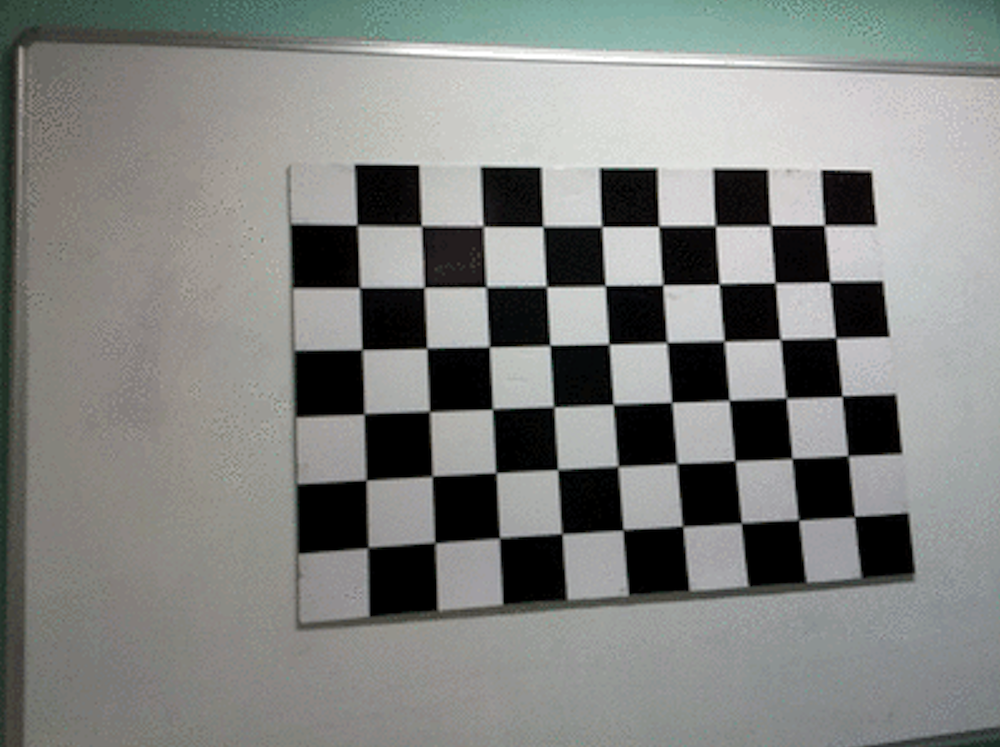
#> input picture tools/data_dirold/img03.png, 1000 x 747 px; its folder holds 4 pictures in this run
$ python cal_cam_intrinsics.py
#> lines starting #> are read from the running program, lines starting #| are printed output that depends on the picture
#!/usr/bin/env python

import cv2
import numpy as np
import os
import glob

# Defining the dimensions of checkerboard
CHECKERBOARD = (6, 9)
criteria = (cv2.TERM_CRITERIA_EPS + cv2.TERM_CRITERIA_MAX_ITER, 30, 0.001)

# Creating vector to store vectors of 3D points for each checkerboard image
objpoints = []
# Creating vector to store vectors of 2D points for each checkerboard image
imgpoints = []

# Defining the world coordinates for 3D points
objp = np.zeros((1, CHECKERBOARD[0] * CHECKERBOARD[1], 3), np.float32)
objp[0, :, :2] = np.mgrid[0:CHECKERBOARD[0],
                          0:CHECKERBOARD[1]].T.reshape(-1, 2)
prev_img_shape = None

# Setup data collection
cv2.namedWindow("Camera")
img_counter = 1

# Get file path to data direcotry and create the directory if it doesn't already exist
cal_cam_data = os.path.join(os.path.dirname(
    os.path.abspath(__file__)), './cal_cam_data/')
if not os.path.exists(cal_cam_data):
  os.makedirs(cal_cam_data)


# Extracting path of individual image stored in a given directory
images = glob.glob('data_dirold/*.png')
for fname in images[2:4]:
  img = cv2.imread(fname)
#> img is the input picture: shape (747, 1000, 3); mean B, G, R 127.7, 130.3, 128.4
  gray = cv2.cvtColor(img, cv2.COLOR_BGR2GRAY)
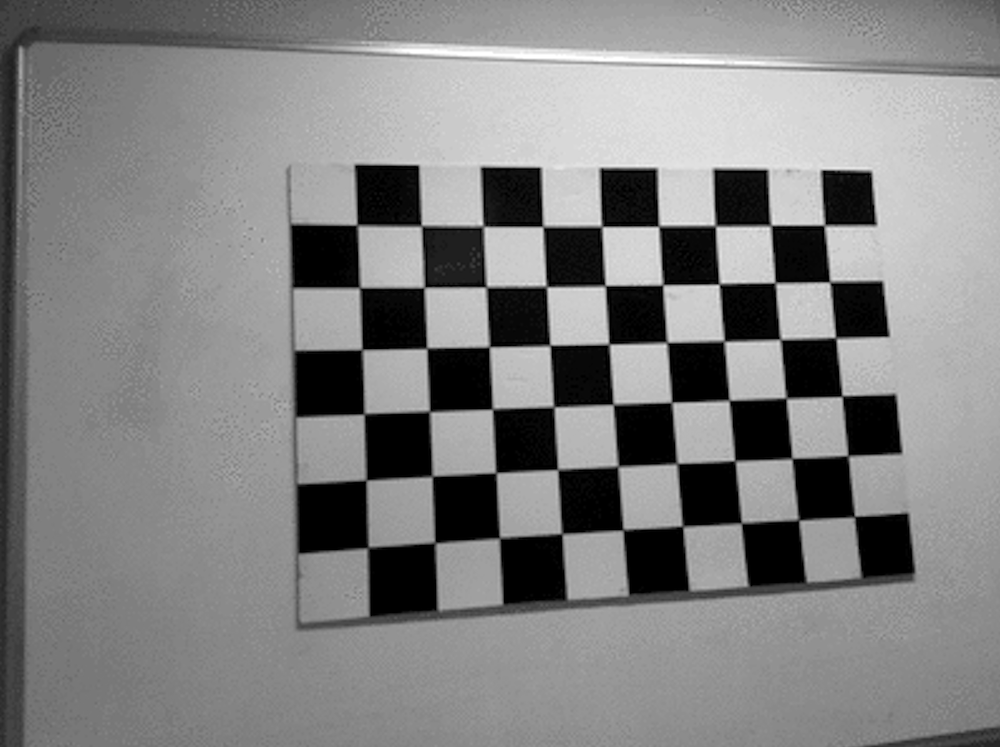
#> gray: shape (747, 1000); min 0, max 255, mean 129.5
  cv2.imshow('Camera', img)
  print("\nTo take picture, click on video and press 'SPACE' (may lag after pressing)")
  print("To quit, press 'ESC'\n")

  # Wait for user input
  k = cv2.waitKey(0)
#> (key Esc is pressed here)
  if k % 256 == 27:  # ESC pressed
    print("Escape hit, closing...")
    break

  elif k % 256 == 32:  # SPACE pressed
    print("Checking image for corners...")

    # Find the chess board corners
    # If desired number of corners are found in the image then ret = true
    ret, corners = cv2.findChessboardCorners(
        gray, CHECKERBOARD, cv2.CALIB_CB_ADAPTIVE_THRESH + cv2.CALIB_CB_FAST_CHECK + cv2.CALIB_CB_NORMALIZE_IMAGE)

    """
    If desired number of corner are detected,
    we refine the pixel coordinates and display
    them on the images of checker board
    """
    if ret == True:
      print("Corners found!")
      # refining pixel coordinates for given 2d points.
      corners2 = cv2.cornerSubPix(
          gray, corners, (11, 11), (-1, -1), criteria)

      # Draw and display the corners
      img_corners = cv2.drawChessboardCorners(img, CHECKERBOARD, corners2, ret)
      cv2.imshow('Camera', img_corners)

      # Check for user input
      print("Use image for calibration and save? Press 'y/n'")
      k = cv2.waitKey(0)

      if k % 256 == 110:  # n pressed
        print("'n' pressed, skipping image...")
        break

      elif k % 256 == 121:  # y pressed
        print("Saving image data and file...")
        # Save data
        objpoints.append(objp)
        imgpoints.append(corners2)

        # Save file
        img_name = "cal_cam_{:03d}.png".format(img_counter)
        cv2.imwrite(cal_cam_data + img_name, img)
        print(f"{img_name} written!")
        img_counter += 1
    else:
      print("Corners not found, skipping image...")
cv2.destroyAllWindows()

# h, w = img.shape[:2]

if len(objpoints) > 0 and len(imgpoints) > 0:
  """
  Performing camera calibration by
  passing the value of known 3D points (objpoints)
  and corresponding pixel coordinates of the
  detected corners (imgpoints)
  """
  ret, mtx, dist, rvecs, tvecs = cv2.calibrateCamera(
      objpoints, imgpoints, gray.shape[::-1], None, None)

  print("Camera matrix : \n")
  print(mtx)
  print("dist : \n")
  print(dist)
  print("rvecs : \n")
  print(rvecs)
  print("tvecs : \n")
  print(tvecs)
